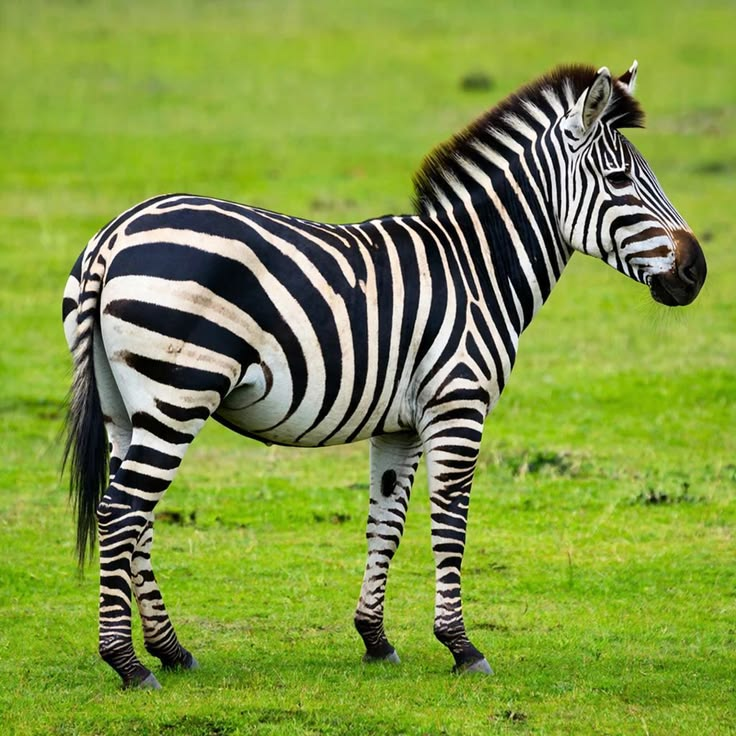
#> input picture zebra.jpeg, 736 x 736 px
$ jupyter execute Untitled.ipynb
#> lines starting #> are read from the running program, lines starting #| are printed output that depends on the picture
NAME : R.DEEPIKA    REGISTER NO: 212225230046

[cell 1]
# Step 1: Import the required libraries: OpenCV, NumPy, and Matplotlib.
import cv2
import numpy as np
import matplotlib.pyplot as plt

# STEP 2:
Create a blank image using NumPy.

# STEP 3:

Insert text onto the image using OpenCV's text drawing function.

[cell 2]
#Step 4: Display the original image.
import cv2
import matplotlib.pyplot as plt

img = cv2.imread('zebra.jpeg')
#> img is the input picture: shape (736, 736, 3); mean B, G, R 65.6, 150.9, 129

img = cv2.cvtColor(img, cv2.COLOR_BGR2RGB)

plt.figure(figsize=(5,5))
plt.imshow(img)
plt.title('Original Image')
plt.axis('off')
plt.show()

# STEP 5:

kernel = np.ones((5, 5), np.uint8)

# STEP 6: IMAGE EROSION

Apply the erosion operation using the created kernel. Remove pixels from the boundaries of foreground objects. Display the eroded image.

[cell 3]
import cv2
import numpy as np
import matplotlib.pyplot as plt

# Define kernel
kernel = np.ones((5,5), np.uint8)

# Apply erosion
erosion = cv2.erode(img, kernel, iterations=1)
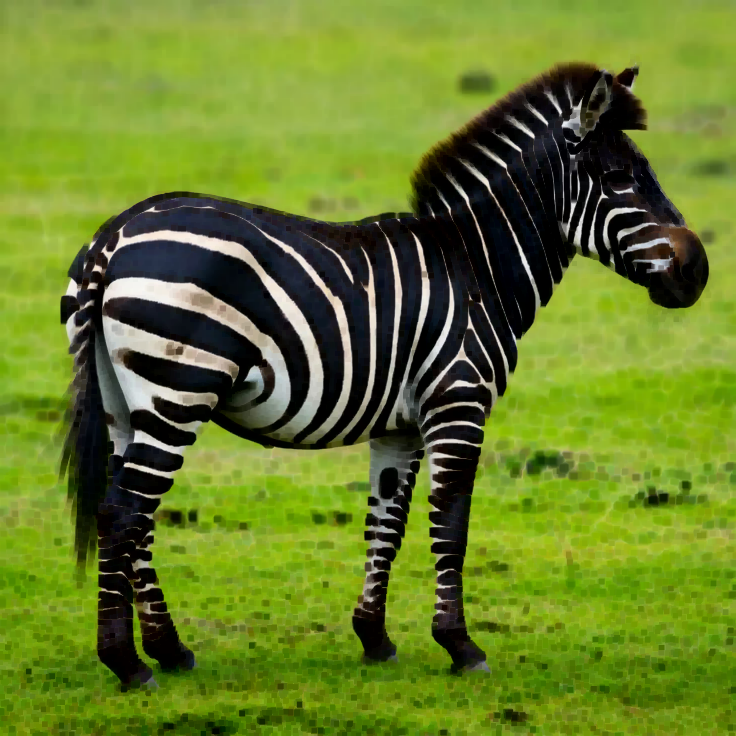
#> erosion: shape (736, 736, 3); mean R, G, B 102.6, 124.9, 40.2

plt.imshow(erosion, cmap='gray')
plt.title("Erosion Image")
plt.axis('off')
plt.show()

# STEP 7: Image Dilation

Apply the dilation operation using the same kernel. Add pixels to the boundaries of foreground objects. Display the dilated image.

[cell 4]
dilation = cv2.dilate(img, kernel, iterations=1)
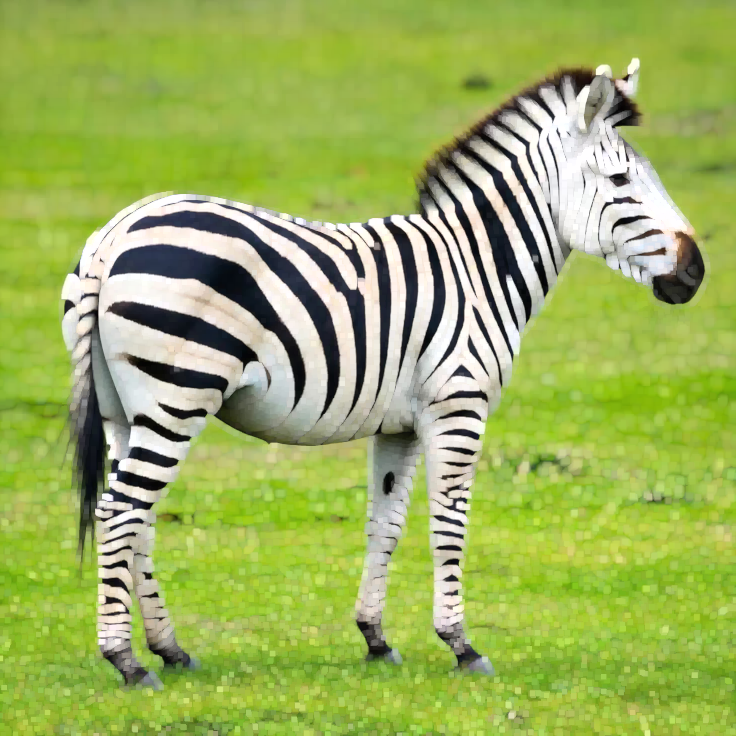
#> dilation: shape (736, 736, 3); mean R, G, B 156, 177.1, 93.1
plt.imshow(dilation)
plt.title("Dilation Image")
plt.axis('off')
plt.show()

[cell 5]
# Step 8: Compare the original, eroded, and dilated images.
plt.figure(figsize=(15, 5))

plt.subplot(1, 3, 1)
plt.imshow(img)
plt.title("Original Image")
plt.axis('off')

plt.subplot(1, 3, 2)
plt.imshow(erosion)
plt.title("Erosion")
plt.axis('off')

plt.subplot(1, 3, 3)
plt.imshow(dilation)
plt.title("Dilation")
plt.axis('off')

plt.tight_layout()
plt.show()
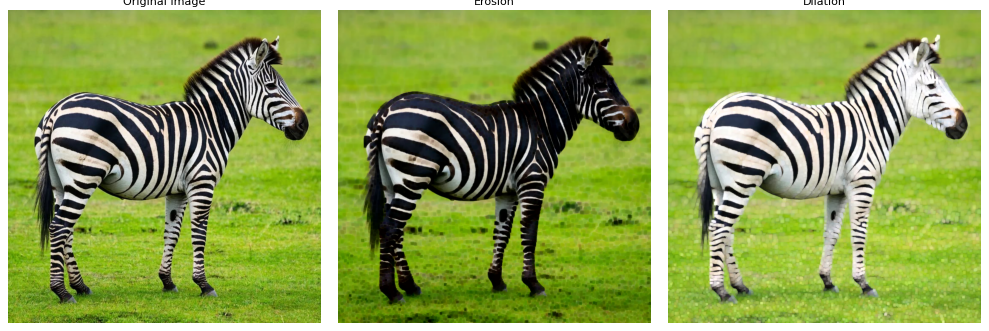
#> figure drawn by matplotlib, 3 panels
